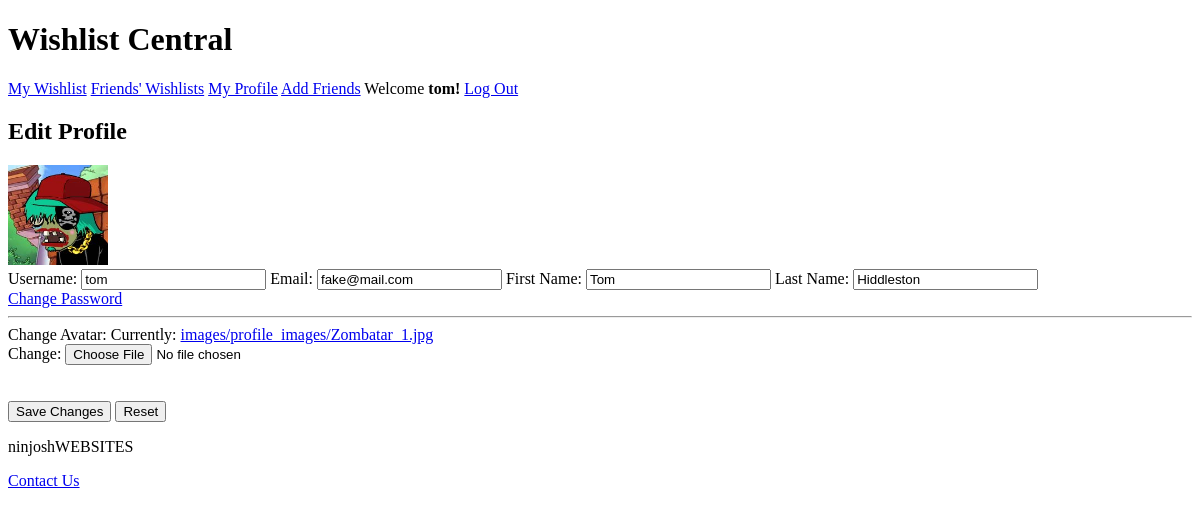
Page /edit_profile (signed in) on the committed database.
### wishlist/models.py (models this page shows, shortened)
class User(AbstractUser):
    friends = models.ManyToManyField('User', blank=True)
    wishlist_done = models.BooleanField(default=False)
    profile_done = models.BooleanField(default=False)

class Profile(models.Model):
    user = models.OneToOneField(User, on_delete=models.CASCADE)
    avatar = models.ImageField(default='default.jpg', upload_to='images/profile_images')
    fname = models.CharField(blank=True, max_length=50)
    lname = models.CharField(blank=True, max_length=50)

### wishlist/views.py (the view)
# urls.py: path("edit_profile", views.edit_profile, name="edit-profile"),
@login_required(login_url='login')
def edit_profile(request):
    if request.method == 'POST':
        user_form = UpdateUserForm(request.POST, instance=request.user)
        profile_form = UpdateProfileForm(request.POST, request.FILES, instance=request.user.profile)
        if user_form.is_valid() and profile_form.is_valid():
            user_form.save()
            profile_form.save()
            messages.error(request, 'Your profile has been updated successfully')
            return redirect('index')
        else:
            return HttpResponseServerError(f'Unknown button clicked')
    else:
        user_form = UpdateUserForm(instance=request.user)
        profile_form = UpdateProfileForm(instance=request.user.profile)
        return render(request, "wishlist/edit_profile.html", {
            'user_form': user_form,
            'profile_form': profile_form,
            'banner': 'Edit Profile',
            'wishlist_done': request.user.wishlist_done,
            'profile_done': request.user.profile_done
        })

### wishlist/forms.py
class UpdateUserForm(forms.ModelForm):
    username = forms.CharField(max_length=100, required=True, widget=forms.TextInput(attrs={'class': 'form-control'}))
    email = forms.EmailField(required=True, widget=forms.TextInput(attrs={'class': 'form-control'}))
    class Meta:
        model = User
        fields = ['username', 'email']

class UpdateProfileForm(forms.ModelForm):
    class Meta:
        model = Profile
        fields = ('avatar', 'fname', 'lname')
        labels = {
            'avatar': "Insert photo here",
            'fname': "First name",
            'lname': "Last name"
        }

### wishlist/templates/wishlist/edit_profile.html (shortened to what this page needs)
{% extends "wishlist/layout.html" %}
{% block main %}
    <h2>{{banner}}</h2>
    <div class="row my-3 p-3">
        <img class="profilepic" src="{{ user.profile.avatar.url }} " width="100" style="cursor: pointer;"/>
    </div>
    <div class="form-content">
        <form method="post" enctype="multipart/form-data">
            <div class="form-row">
                <div class="col-md-5">
                    <div class="form-group">
                        <label class="small mb-1">Username:</label>
                            {{ user_form.username }}
                        <label class="small mb-1">Email:</label>
                            {{ user_form.email }}
                        <label class="small mb-1">First Name:</label>
                            {{ profile_form.fname }}
                        <label class="small mb-1">Last Name:</label>
                            {{ profile_form.lname }}
                    </div>
                    <div class="form-group">
                        <a href="{% url 'password_change' %}">Change Password</a>
                        <hr>
                        <label class="small mb-1">Change Avatar:</label>
                        {{ profile_form.avatar }}
                    </div>
                </div>
            </div>
            <br><br>
            <button type="submit" class="btn btn-dark btn-lg">Save Changes</button>
            <button type="reset" class="btn btn-dark btn-lg">Reset</button>
        </form>
    </div>
{% endblock %}

### wishlist/templates/wishlist/layout.html (shortened to what this page needs)
{% load static %}
<!DOCTYPE html>
<html lang="en">
    <head>
        <link rel="stylesheet" type="text/css" href="https://cdn.simplecss.org/simple.css">
        <link rel="stylesheet" type="text/css" href="{% static 'wishlist/finalprojstyles.css' %}" >
</head>
    <body>
        <header>
            <h1>Wishlist Central</h1>
            <nav>
                <span>
                    {% if user.is_authenticated %}
                        {% if wishlist_done %}
                            <a href="{% url 'my-wishlist' %}">My Wishlist</a>
                        {% else %}
                            <a href="{% url 'create-wishlist' %}">Create Wishlist</a>
                        {% endif %}
                        <a href="{% url 'index' %}">Friends' Wishlists</a>
                    {% endif %}
                </span>
                <span>
                    {% if user.is_authenticated %}
                        {% if profile_done %}
                            <a href="{% url 'edit-profile' %}">My Profile</a>
                        {% else %}
                            <a href="{% url 'create-profile' %}">Finish Profile</a>
                        {% endif %}
                        <a href="{% url 'search-for-friend' %}">Add Friends</a>
                        Welcome <strong>{{ user.username }}!</strong>
                        <a href="{% url 'logout' %}">Log Out</a>
                    {% else %}
                        <a href="{% url 'login' %}">Log In</a>
                        <a href="{% url 'register' %}">Register</a>
                    {% endif %}
                </span>
            </nav>
        </header>
        <main>
            {% block main %}
            {% endblock %}
        </main>
        <footer>
            <div>
                <p>ninjoshWEBSITES</p>
                <a href="{% url 'contact-us' %}">Contact Us</a>
            </div>
        </footer>
     </body>
</html>

### rows in the picture
User: username "tom", profile.avatar (picture), email "fake@mail.com"
Profile: fname "Tom", lname "Hiddleston"

### other values in the picture
{{ banner }} "Edit Profile"
